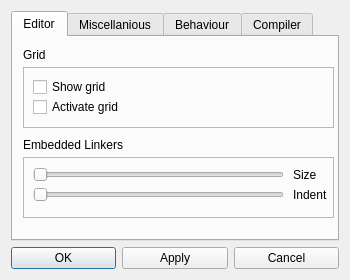
<?xml version="1.0" encoding="UTF-8"?>
<ui version="4.0">
 <class>PreferencesDialog</class>
 <widget class="QDialog" name="PreferencesDialog">
  <property name="geometry">
   <rect>
    <x>0</x>
    <y>0</y>
    <width>350</width>
    <height>280</height>
   </rect>
  </property>
  <property name="minimumSize">
   <size>
    <width>350</width>
    <height>280</height>
   </size>
  </property>
  <property name="maximumSize">
   <size>
    <width>350</width>
    <height>280</height>
   </size>
  </property>
  <property name="windowTitle">
   <string>Preferences</string>
  </property>
  <property name="windowIcon">
   <iconset resource="../qrgui.qrc">
    <normaloff>:/icons/qreal.png</normaloff>:/icons/qreal.png</iconset>
  </property>
  <layout class="QGridLayout" name="gridLayout_2">
   <item row="1" column="0">
    <widget class="QPushButton" name="okButton">
     <property name="text">
      <string>OK</string>
     </property>
    </widget>
   </item>
   <item row="1" column="1">
    <widget class="QPushButton" name="applyButton">
     <property name="text">
      <string>Apply</string>
     </property>
    </widget>
   </item>
   <item row="1" column="2">
    <widget class="QPushButton" name="cancelButton">
     <property name="text">
      <string>Cancel</string>
     </property>
    </widget>
   </item>
   <item row="0" column="0" colspan="3">
    <widget class="QTabWidget" name="preferenciesTabWidget">
     <property name="enabled">
      <bool>true</bool>
     </property>
     <property name="currentIndex">
      <number>0</number>
     </property>
     <widget class="QWidget" name="editorTab">
      <attribute name="title">
       <string>Editor</string>
      </attribute>
      <widget class="QFrame" name="frame">
       <property name="geometry">
        <rect>
         <x>10</x>
         <y>30</y>
         <width>311</width>
         <height>61</height>
        </rect>
       </property>
       <property name="frameShape">
        <enum>QFrame::StyledPanel</enum>
       </property>
       <property name="frameShadow">
        <enum>QFrame::Raised</enum>
       </property>
       <widget class="QCheckBox" name="showGridCheckBox">
        <property name="geometry">
         <rect>
          <x>10</x>
          <y>10</y>
          <width>191</width>
          <height>20</height>
         </rect>
        </property>
        <property name="text">
         <string>Show grid</string>
        </property>
       </widget>
       <widget class="QCheckBox" name="activateGridCheckBox">
        <property name="geometry">
         <rect>
          <x>10</x>
          <y>30</y>
          <width>191</width>
          <height>20</height>
         </rect>
        </property>
        <property name="text">
         <string>Activate grid</string>
        </property>
        <property name="tristate">
         <bool>false</bool>
        </property>
       </widget>
      </widget>
      <widget class="QLabel" name="label">
       <property name="geometry">
        <rect>
         <x>10</x>
         <y>10</y>
         <width>31</width>
         <height>16</height>
        </rect>
       </property>
       <property name="text">
        <string>Grid</string>
       </property>
      </widget>
      <widget class="QLabel" name="label_2">
       <property name="geometry">
        <rect>
         <x>10</x>
         <y>100</y>
         <width>121</width>
         <height>16</height>
        </rect>
       </property>
       <property name="text">
        <string>Embedded Linkers</string>
       </property>
      </widget>
      <widget class="QFrame" name="frame_2">
       <property name="geometry">
        <rect>
         <x>10</x>
         <y>120</y>
         <width>311</width>
         <height>61</height>
        </rect>
       </property>
       <property name="frameShape">
        <enum>QFrame::StyledPanel</enum>
       </property>
       <property name="frameShadow">
        <enum>QFrame::Raised</enum>
       </property>
       <widget class="QSlider" name="embeddedLinkerSizeSlider">
        <property name="geometry">
         <rect>
          <x>10</x>
          <y>10</y>
          <width>251</width>
          <height>16</height>
         </rect>
        </property>
        <property name="minimum">
         <number>4</number>
        </property>
        <property name="maximum">
         <number>20</number>
        </property>
        <property name="orientation">
         <enum>Qt::Horizontal</enum>
        </property>
       </widget>
       <widget class="QLabel" name="label_3">
        <property name="geometry">
         <rect>
          <x>270</x>
          <y>10</y>
          <width>51</width>
          <height>16</height>
         </rect>
        </property>
        <property name="text">
         <string>Size</string>
        </property>
       </widget>
       <widget class="QSlider" name="embeddedLinkerIndentSlider">
        <property name="geometry">
         <rect>
          <x>10</x>
          <y>30</y>
          <width>251</width>
          <height>16</height>
         </rect>
        </property>
        <property name="minimum">
         <number>5</number>
        </property>
        <property name="maximum">
         <number>20</number>
        </property>
        <property name="orientation">
         <enum>Qt::Horizontal</enum>
        </property>
       </widget>
       <widget class="QLabel" name="label_4">
        <property name="geometry">
         <rect>
          <x>270</x>
          <y>30</y>
          <width>101</width>
          <height>16</height>
         </rect>
        </property>
        <property name="text">
         <string>Indent</string>
        </property>
       </widget>
      </widget>
     </widget>
     <widget class="QWidget" name="miscTab">
      <attribute name="title">
       <string>Miscellanious</string>
      </attribute>
      <widget class="QFrame" name="frame_3">
       <property name="geometry">
        <rect>
         <x>10</x>
         <y>30</y>
         <width>311</width>
         <height>61</height>
        </rect>
       </property>
       <property name="frameShape">
        <enum>QFrame::StyledPanel</enum>
       </property>
       <property name="frameShadow">
        <enum>QFrame::Raised</enum>
       </property>
       <widget class="QCheckBox" name="antialiasingCheckBox">
        <property name="geometry">
         <rect>
          <x>10</x>
          <y>10</y>
          <width>291</width>
          <height>20</height>
         </rect>
        </property>
        <property name="text">
         <string>Antialiasing</string>
        </property>
       </widget>
       <widget class="QCheckBox" name="openGLCheckBox">
        <property name="geometry">
         <rect>
          <x>10</x>
          <y>30</y>
          <width>291</width>
          <height>20</height>
         </rect>
        </property>
        <property name="text">
         <string>OpenGL rendering</string>
        </property>
       </widget>
      </widget>
      <widget class="QLabel" name="label_5">
       <property name="geometry">
        <rect>
         <x>10</x>
         <y>10</y>
         <width>61</width>
         <height>16</height>
        </rect>
       </property>
       <property name="text">
        <string>Graphics</string>
       </property>
      </widget>
      <widget class="QLabel" name="label_6">
       <property name="geometry">
        <rect>
         <x>10</x>
         <y>100</y>
         <width>61</width>
         <height>16</height>
        </rect>
       </property>
       <property name="text">
        <string>Other</string>
       </property>
      </widget>
      <widget class="QFrame" name="frame_4">
       <property name="geometry">
        <rect>
         <x>10</x>
         <y>120</y>
         <width>311</width>
         <height>61</height>
        </rect>
       </property>
       <property name="frameShape">
        <enum>QFrame::StyledPanel</enum>
       </property>
       <property name="frameShadow">
        <enum>QFrame::Raised</enum>
       </property>
       <widget class="QCheckBox" name="splashScreenCheckBox">
        <property name="geometry">
         <rect>
          <x>10</x>
          <y>10</y>
          <width>291</width>
          <height>20</height>
         </rect>
        </property>
        <property name="text">
         <string>Show splashscreen</string>
        </property>
       </widget>
       <widget class="QCheckBox" name="chaoticEditionCheckBox">
        <property name="geometry">
         <rect>
          <x>10</x>
          <y>30</y>
          <width>291</width>
          <height>20</height>
         </rect>
        </property>
        <property name="text">
         <string>Chaotic Edition</string>
        </property>
       </widget>
      </widget>
     </widget>
     <widget class="QWidget" name="tab">
      <attribute name="title">
       <string>Behaviour</string>
      </attribute>
      <widget class="QFrame" name="frame_5">
       <property name="geometry">
        <rect>
         <x>10</x>
         <y>30</y>
         <width>311</width>
         <height>41</height>
        </rect>
       </property>
       <property name="frameShape">
        <enum>QFrame::StyledPanel</enum>
       </property>
       <property name="frameShadow">
        <enum>QFrame::Raised</enum>
       </property>
       <widget class="QCheckBox" name="paletteTabCheckBox">
        <property name="geometry">
         <rect>
          <x>10</x>
          <y>10</y>
          <width>291</width>
          <height>20</height>
         </rect>
        </property>
        <property name="text">
         <string>Palette tab switching</string>
        </property>
       </widget>
      </widget>
      <widget class="QLabel" name="label_7">
       <property name="geometry">
        <rect>
         <x>10</x>
         <y>10</y>
         <width>61</width>
         <height>16</height>
        </rect>
       </property>
       <property name="text">
        <string>Automatics</string>
       </property>
      </widget>
      <widget class="QFrame" name="frame_6">
       <property name="geometry">
        <rect>
         <x>10</x>
         <y>110</y>
         <width>311</width>
         <height>81</height>
        </rect>
       </property>
       <property name="frameShape">
        <enum>QFrame::StyledPanel</enum>
       </property>
       <property name="frameShadow">
        <enum>QFrame::Raised</enum>
       </property>
       <widget class="QCheckBox" name="diagramCreateCheckBox">
        <property name="geometry">
         <rect>
          <x>10</x>
          <y>10</y>
          <width>291</width>
          <height>20</height>
         </rect>
        </property>
        <property name="text">
         <string>New diagram creating</string>
        </property>
       </widget>
       <widget class="QCheckBox" name="saveExitCheckBox">
        <property name="geometry">
         <rect>
          <x>10</x>
          <y>30</y>
          <width>291</width>
          <height>20</height>
         </rect>
        </property>
        <property name="text">
         <string>Save on exit</string>
        </property>
       </widget>
       <widget class="QCheckBox" name="chooseDiagramsToSaveCheckBox">
        <property name="geometry">
         <rect>
          <x>10</x>
          <y>50</y>
          <width>291</width>
          <height>20</height>
         </rect>
        </property>
        <property name="text">
         <string>Choose diagrams to save</string>
        </property>
       </widget>
      </widget>
      <widget class="QLabel" name="label_8">
       <property name="geometry">
        <rect>
         <x>10</x>
         <y>90</y>
         <width>81</width>
         <height>16</height>
        </rect>
       </property>
       <property name="text">
        <string>Suggestions</string>
       </property>
      </widget>
     </widget>
     <widget class="QWidget" name="tab_2">
      <attribute name="title">
       <string>Compiler</string>
      </attribute>
      <layout class="QGridLayout" name="gridLayout_3">
       <item row="0" column="0">
        <widget class="QRadioButton" name="windowsButton">
         <property name="text">
          <string>Windows</string>
         </property>
         <property name="autoExclusive">
          <bool>true</bool>
         </property>
        </widget>
       </item>
       <item row="1" column="0">
        <widget class="QRadioButton" name="linuxButton">
         <property name="text">
          <string>Linux</string>
         </property>
        </widget>
       </item>
       <item row="2" column="0">
        <widget class="QRadioButton" name="otherButton">
         <property name="text">
          <string>Other</string>
         </property>
        </widget>
       </item>
       <item row="3" column="0">
        <widget class="QWidget" name="compilerSettingsWidget" native="true">
         <property name="enabled">
          <bool>false</bool>
         </property>
         <layout class="QGridLayout" name="gridLayout">
          <item row="0" column="0">
           <widget class="QLabel" name="label_9">
            <property name="text">
             <string>path to qmake</string>
            </property>
           </widget>
          </item>
          <item row="0" column="1">
           <widget class="QLineEdit" name="pathToQmake"/>
          </item>
          <item row="1" column="0">
           <widget class="QLabel" name="label_10">
            <property name="text">
             <string>path to make</string>
            </property>
           </widget>
          </item>
          <item row="1" column="1">
           <widget class="QLineEdit" name="pathToMake"/>
          </item>
          <item row="2" column="0">
           <widget class="QLabel" name="label_11">
            <property name="text">
             <string>plugin file extension</string>
            </property>
           </widget>
          </item>
          <item row="2" column="1">
           <widget class="QLineEdit" name="pluginExtension"/>
          </item>
          <item row="3" column="1">
           <widget class="QLineEdit" name="prefix"/>
          </item>
          <item row="3" column="0">
           <widget class="QLabel" name="label_12">
            <property name="text">
             <string>prefix</string>
            </property>
           </widget>
          </item>
         </layout>
        </widget>
       </item>
      </layout>
     </widget>
    </widget>
   </item>
  </layout>
 </widget>
 <resources>
  <include location="../qrgui.qrc"/>
 </resources>
 <connections/>
</ui>
